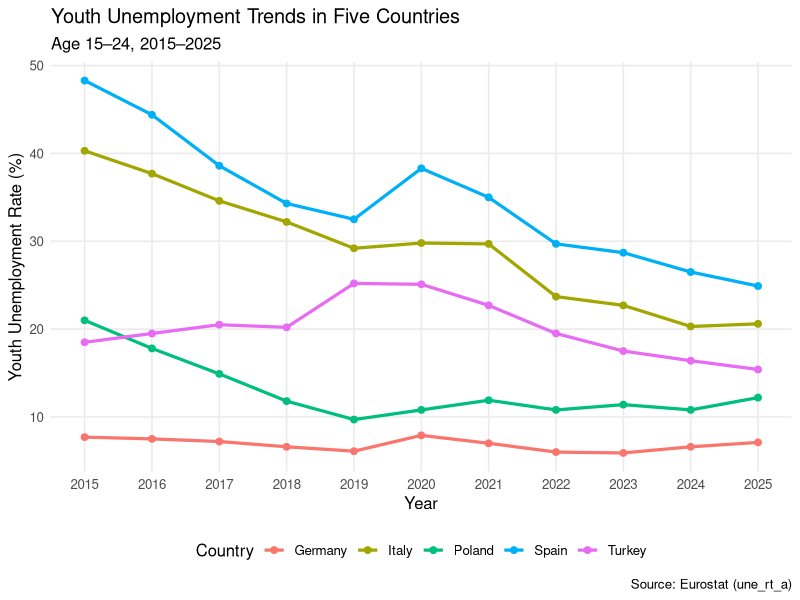
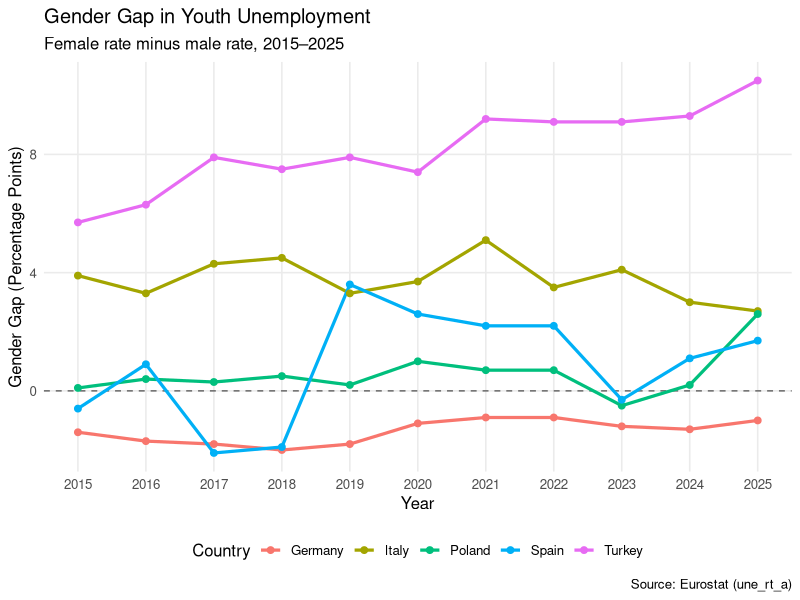

Source code (R) for these figures, in order:
## ---- chunk 1
library(readr)
library(dplyr)
library(tidyr)
library(ggplot2)

data <- read_csv(
  "data/youth_unemployment_clean_2015_2025.csv",
  show_col_types = FALSE
)

total_data <- data %>% filter(gender == "Total")

country_summary <- total_data %>%
  group_by(country) %>%
  summarise(
    mean_rate = mean(unemployment_rate),
    sd_rate = sd(unemployment_rate),
    min_rate = min(unemployment_rate),
    max_rate = max(unemployment_rate),
    rate_2015 = unemployment_rate[year == 2015],
    rate_2025 = unemployment_rate[year == 2025],
    change_pp = rate_2025 - rate_2015,
    .groups = "drop"
  ) %>%
  arrange(desc(mean_rate))

gender_data <- data %>%
  filter(gender %in% c("Female", "Male")) %>%
  select(country, year, gender, unemployment_rate) %>%
  pivot_wider(names_from = gender, values_from = unemployment_rate) %>%
  mutate(gender_gap = Female - Male)

gender_summary <- gender_data %>%
  group_by(country) %>%
  summarise(
    mean_female = mean(Female),
    mean_male = mean(Male),
    mean_gap = mean(gender_gap),
    .groups = "drop"
  ) %>%
  arrange(desc(mean_gap))

gender_change <- gender_data %>%
  group_by(country) %>%
  summarise(
    gap_2015 = gender_gap[year == 2015],
    gap_2025 = gender_gap[year == 2025],
    .groups = "drop"
  ) %>%
  mutate(change_pp = gap_2025 - gap_2015) %>%
  arrange(desc(change_pp))
## ---- chunk 2
knitr::kable(
  country_summary,
  col.names = c("Country", "Mean (%)", "SD", "Min (%)", "Max (%)",
                "2015 (%)", "2025 (%)", "Change (pp)"),
  digits = 2,
  caption = "Annual youth unemployment rates: summary for 2015–2025"
)
## ---- chunk 3
#| fig-width: 10
#| fig-height: 6
ggplot(total_data, aes(year, unemployment_rate, color = country, group = country)) +
  geom_line(linewidth = 1.1) +
  geom_point(size = 2) +
  scale_x_continuous(breaks = 2015:2025) +
  labs(
    title = "Youth Unemployment Trends in Five Countries",
    subtitle = "Age 15–24, 2015–2025",
    x = "Year", y = "Youth Unemployment Rate (%)",
    color = "Country", caption = "Source: Eurostat (une_rt_a)"
  ) +
  theme_minimal(base_size = 12) +
  theme(legend.position = "bottom", panel.grid.minor = element_blank())
## ---- chunk 4
knitr::kable(
  gender_summary,
  col.names = c("Country", "Female (%)", "Male (%)", "Gender gap (pp)"),
  digits = 2,
  caption = "Average annual unemployment rates by gender, 2015–2025"
)
## ---- chunk 5
#| fig-width: 10
#| fig-height: 6
ggplot(gender_data, aes(year, gender_gap, color = country, group = country)) +
  geom_hline(yintercept = 0, linetype = "dashed", color = "grey40") +
  geom_line(linewidth = 1.1) +
  geom_point(size = 2) +
  scale_x_continuous(breaks = 2015:2025) +
  labs(
    title = "Gender Gap in Youth Unemployment",
    subtitle = "Female rate minus male rate, 2015–2025",
    x = "Year", y = "Gender Gap (Percentage Points)",
    color = "Country", caption = "Source: Eurostat (une_rt_a)"
  ) +
  theme_minimal(base_size = 12) +
  theme(legend.position = "bottom", panel.grid.minor = element_blank())
## ---- chunk 6
knitr::kable(
  gender_change,
  col.names = c("Country", "2015 gap (pp)", "2025 gap (pp)", "Change (pp)"),
  digits = 2,
  caption = "Change in female–male unemployment gaps"
)
## ---- chunk 7
quality_notes <- read_csv(
  "results/quality_flags_summary.csv",
  show_col_types = FALSE
)

knitr::kable(
  quality_notes %>% select(country, year, flags, flag_meaning),
  col.names = c("Country", "Year", "Flag", "Meaning"),
  caption = "Eurostat quality flags in the selected country-year records"
)
